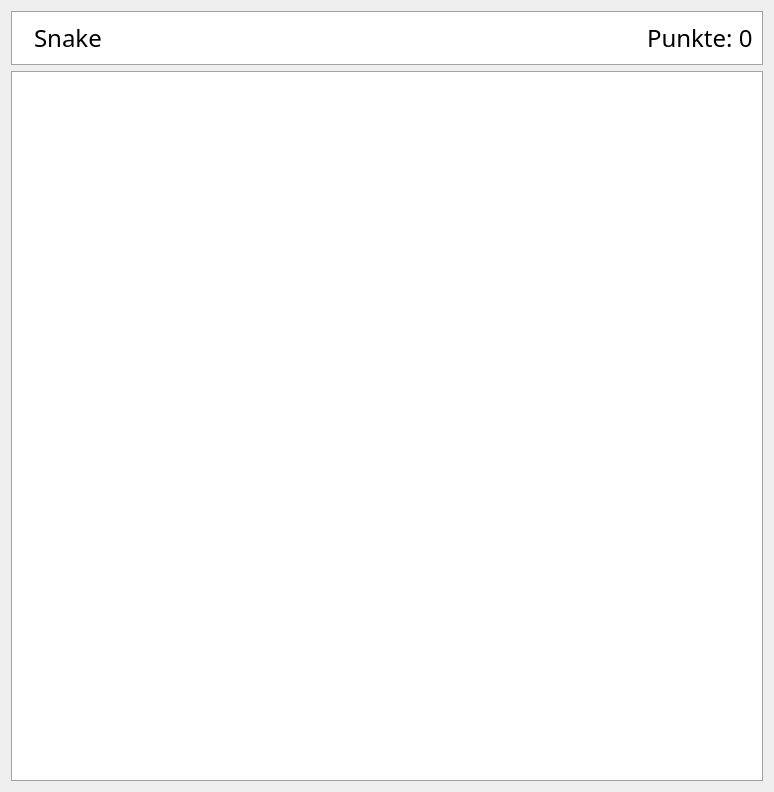
<?xml version="1.0" encoding="UTF-8"?>
<ui version="4.0">
 <class>Form</class>
 <widget class="QWidget" name="Form">
  <property name="geometry">
   <rect>
    <x>0</x>
    <y>0</y>
    <width>774</width>
    <height>792</height>
   </rect>
  </property>
  <property name="focusPolicy">
   <enum>Qt::StrongFocus</enum>
  </property>
  <property name="windowTitle">
   <string>Form</string>
  </property>
  <layout class="QVBoxLayout" name="verticalLayout">
   <item>
    <widget class="QFrame" name="frame">
     <property name="maximumSize">
      <size>
       <width>16777215</width>
       <height>80</height>
      </size>
     </property>
     <property name="styleSheet">
      <string notr="true">border: 1px solid #A2a2a2;
background: #FFF;</string>
     </property>
     <property name="frameShape">
      <enum>QFrame::StyledPanel</enum>
     </property>
     <property name="frameShadow">
      <enum>QFrame::Raised</enum>
     </property>
     <layout class="QHBoxLayout" name="horizontalLayout">
      <item>
       <widget class="QLabel" name="label">
        <property name="focusPolicy">
         <enum>Qt::TabFocus</enum>
        </property>
        <property name="styleSheet">
         <string notr="true">border: 0px;
background: transparent;</string>
        </property>
        <property name="text">
         <string/>
        </property>
        <property name="pixmap">
         <pixmap>../Images/Icon.png</pixmap>
        </property>
       </widget>
      </item>
      <item>
       <widget class="QLabel" name="label_32">
        <property name="font">
         <font>
          <family>voestalpine</family>
          <pointsize>18</pointsize>
         </font>
        </property>
        <property name="styleSheet">
         <string notr="true">border:0px</string>
        </property>
        <property name="text">
         <string>Snake</string>
        </property>
       </widget>
      </item>
      <item>
       <spacer name="horizontalSpacer">
        <property name="orientation">
         <enum>Qt::Horizontal</enum>
        </property>
        <property name="sizeHint" stdset="0">
         <size>
          <width>593</width>
          <height>20</height>
         </size>
        </property>
       </spacer>
      </item>
      <item>
       <widget class="QLabel" name="label_Score">
        <property name="font">
         <font>
          <family>voestalpine</family>
          <pointsize>18</pointsize>
         </font>
        </property>
        <property name="styleSheet">
         <string notr="true">border:0px</string>
        </property>
        <property name="text">
         <string>Punkte: 0</string>
        </property>
       </widget>
      </item>
     </layout>
    </widget>
   </item>
   <item>
    <widget class="QFrame" name="frame_GameBoard">
     <property name="sizePolicy">
      <sizepolicy hsizetype="Expanding" vsizetype="Expanding">
       <horstretch>0</horstretch>
       <verstretch>0</verstretch>
      </sizepolicy>
     </property>
     <property name="minimumSize">
      <size>
       <width>500</width>
       <height>500</height>
      </size>
     </property>
     <property name="maximumSize">
      <size>
       <width>160000</width>
       <height>160000</height>
      </size>
     </property>
     <property name="styleSheet">
      <string notr="true">border: 1px solid #A2a2a2;
background: #FFF;</string>
     </property>
     <property name="frameShape">
      <enum>QFrame::StyledPanel</enum>
     </property>
     <property name="frameShadow">
      <enum>QFrame::Raised</enum>
     </property>
     <layout class="QVBoxLayout" name="layout_GameBoard">
      <property name="spacing">
       <number>0</number>
      </property>
      <property name="leftMargin">
       <number>0</number>
      </property>
      <property name="topMargin">
       <number>0</number>
      </property>
      <property name="rightMargin">
       <number>0</number>
      </property>
      <property name="bottomMargin">
       <number>0</number>
      </property>
     </layout>
    </widget>
   </item>
  </layout>
 </widget>
 <resources/>
 <connections/>
</ui>
